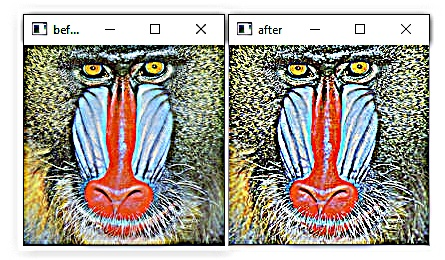
#> input picture 220962076_CV/220962076_Week3/example_unsharp.jpg, 445 x 260 px; its folder holds only this picture in this run
$ python -i week3_.py   (imports and definitions only)   (older library calls are emulated)
#> lines starting #> are read from the running program, lines starting #| are printed output that depends on the picture; after the words box and inside, x2 and y2 are one past the last pixel; in counts of white or black regions, pixels touching at a corner belong together
import tkinter as tk
from tkinter import filedialog, Button, Label, Frame, Tk, StringVar
from tkinter import ttk
from PIL import Image, ImageTk
import cv2
import numpy as np
import os

def apply_smoothen(image):
    return cv2.GaussianBlur(image, (0, 0), 10.0)

# [4 lines left out: function apply_unsharp_masking, not called in this run]

def apply_box_filter(image):
    return cv2.boxFilter(image, -1, (5, 5))

def apply_gaussian_filter(image):
    return cv2.GaussianBlur(image, (5, 5), 0)

def apply_canny_edge_detection(image):
    gray = cv2.cvtColor(image, cv2.COLOR_RGB2GRAY)
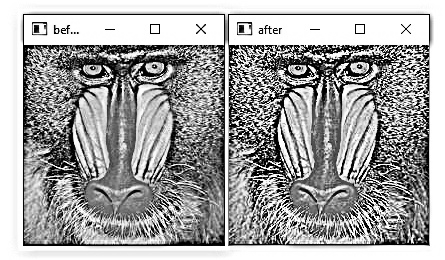
#> gray: shape (260, 445); min 0, max 255, mean 164.2
    edges = cv2.Canny(gray, 100, 200)
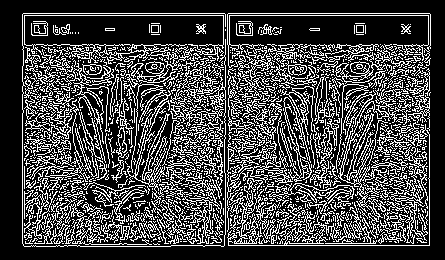
#> edges: shape (260, 445); 27.1% white in thin lines or dots, all inside (x1, y1, x2, y2) = (22, 13, 431, 247)
    return cv2.cvtColor(edges, cv2.COLOR_GRAY2RGB)

# [18 lines left out: functions apply_laplacian_edge_detection, apply_sobel_edge_detection, apply_gradient, not called in this run]

def apply_median_filter(image):
    return cv2.medianBlur(image, 5)  # Kernel size of 5x5 for median filter

def apply_max_filter(image):
    kernel = np.ones((5, 5), np.uint8)
    return cv2.dilate(image, kernel)  # Max filter using dilation

def apply_min_filter(image):
    kernel = np.ones((5, 5), np.uint8)
    return cv2.erode(image, kernel)  # Min filter using erosion

# [25 lines left out: functions open_image, process_image, show_image, not called in this run]

# Setup tkinter window
# [3 lines not run here, left out]

# Initialize global variables
original_image = None

# Create Frames
# [1 line that did not run here, left out]
# [1 line not run here, left out]

# [1 line that did not run here, left out]
# [1 line not run here, left out]

# [1 line that did not run here, left out]
# [1 line not run here, left out]

# [1 line that did not run here, left out]
# [1 line not run here, left out]

# Create and place widgets
# [1 line that did not run here, left out]
# [1 line not run here, left out]

# [1 line that did not run here, left out]
# [1 line not run here, left out]

# [1 line that did not run here, left out]
# [1 line not run here, left out]

# [1 line that did not run here, left out]
# [1 line not run here, left out]

# [1 line that did not run here, left out]
# [1 line not run here, left out]

# [1 line that did not run here, left out]
# [1 line not run here, left out]

# [1 line that did not run here, left out]
# [1 line not run here, left out]

# [1 line that did not run here, left out]
# [1 line not run here, left out]

# [1 line that did not run here, left out]
# [1 line not run here, left out]

# [1 line that did not run here, left out]
# [1 line not run here, left out]

# [1 line that did not run here, left out]
# [1 line not run here, left out]

# [1 line that did not run here, left out]
# [1 line not run here, left out]

# [1 line that did not run here, left out]
# [1 line not run here, left out]

# [1 line that did not run here, left out]
# [1 line not run here, left out]

# Status Bar
status_var = StringVar()
# [1 line not run here, left out]
# [1 line that did not run here, left out]
# [1 line not run here, left out]

# Add tooltips
# [15 lines left out: function add_tooltip, not called in this run]

# [15 lines not run here, left out]

>>> import cv2
>>> picture = cv2.cvtColor(cv2.imread('example_unsharp.jpg'), cv2.COLOR_BGR2RGB)
>>> result = apply_canny_edge_detection(picture)
